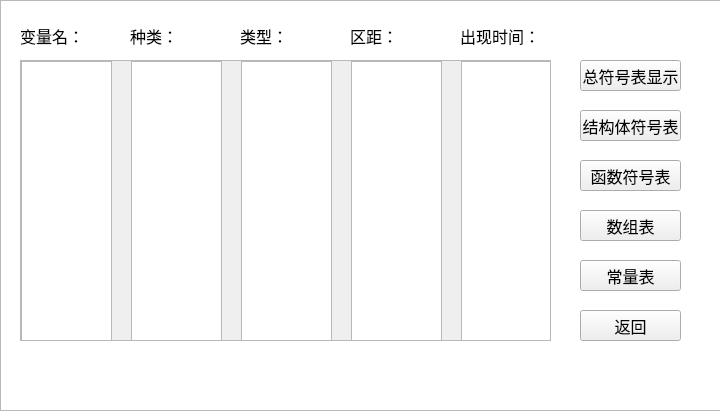
<?xml version="1.0" encoding="UTF-8"?>
<ui version="4.0">
 <class>s_table</class>
 <widget class="QWidget" name="s_table">
  <property name="geometry">
   <rect>
    <x>0</x>
    <y>0</y>
    <width>720</width>
    <height>411</height>
   </rect>
  </property>
  <property name="font">
   <font>
    <family>楷体</family>
    <pointsize>12</pointsize>
   </font>
  </property>
  <property name="windowTitle">
   <string>s_table</string>
  </property>
  <property name="styleSheet">
   <string notr="true"/>
  </property>
  <widget class="QPushButton" name="pushButton">
   <property name="geometry">
    <rect>
     <x>580</x>
     <y>60</y>
     <width>101</width>
     <height>31</height>
    </rect>
   </property>
   <property name="font">
    <font>
     <family>楷体</family>
     <pointsize>12</pointsize>
    </font>
   </property>
   <property name="styleSheet">
    <string notr="true">background-image: url(:/new/prefix1/cpl_image/1 (11).jpg);</string>
   </property>
   <property name="text">
    <string>总符号表显示</string>
   </property>
  </widget>
  <widget class="QPushButton" name="pushButton_2">
   <property name="geometry">
    <rect>
     <x>580</x>
     <y>310</y>
     <width>101</width>
     <height>31</height>
    </rect>
   </property>
   <property name="font">
    <font>
     <family>楷体</family>
     <pointsize>12</pointsize>
    </font>
   </property>
   <property name="styleSheet">
    <string notr="true">background-image: url(:/new/prefix1/cpl_image/1 (11).jpg);</string>
   </property>
   <property name="text">
    <string>返回</string>
   </property>
  </widget>
  <widget class="QScrollArea" name="scrollArea">
   <property name="geometry">
    <rect>
     <x>20</x>
     <y>60</y>
     <width>531</width>
     <height>281</height>
    </rect>
   </property>
   <property name="styleSheet">
    <string notr="true">background-image: url(:/new/prefix1/cpl_image/1 (11).jpg);</string>
   </property>
   <property name="widgetResizable">
    <bool>true</bool>
   </property>
   <widget class="QWidget" name="scrollAreaWidgetContents">
    <property name="geometry">
     <rect>
      <x>0</x>
      <y>0</y>
      <width>529</width>
      <height>279</height>
     </rect>
    </property>
    <widget class="QListWidget" name="listWidget">
     <property name="geometry">
      <rect>
       <x>0</x>
       <y>0</y>
       <width>91</width>
       <height>281</height>
      </rect>
     </property>
     <property name="font">
      <font>
       <pointsize>9</pointsize>
      </font>
     </property>
     <property name="styleSheet">
      <string notr="true">background-image: url(:/new/prefix1/cpl_image/1 (8).jpg);</string>
     </property>
    </widget>
    <widget class="QListWidget" name="listWidget_2">
     <property name="geometry">
      <rect>
       <x>110</x>
       <y>0</y>
       <width>91</width>
       <height>281</height>
      </rect>
     </property>
     <property name="font">
      <font>
       <pointsize>9</pointsize>
      </font>
     </property>
     <property name="styleSheet">
      <string notr="true">background-image: url(:/new/prefix1/cpl_image/1 (8).jpg);</string>
     </property>
    </widget>
    <widget class="QListWidget" name="listWidget_3">
     <property name="geometry">
      <rect>
       <x>220</x>
       <y>0</y>
       <width>91</width>
       <height>281</height>
      </rect>
     </property>
     <property name="font">
      <font>
       <pointsize>9</pointsize>
      </font>
     </property>
     <property name="styleSheet">
      <string notr="true">background-image: url(:/new/prefix1/cpl_image/1 (8).jpg);</string>
     </property>
    </widget>
    <widget class="QListWidget" name="listWidget_4">
     <property name="geometry">
      <rect>
       <x>330</x>
       <y>0</y>
       <width>91</width>
       <height>281</height>
      </rect>
     </property>
     <property name="font">
      <font>
       <pointsize>9</pointsize>
      </font>
     </property>
     <property name="styleSheet">
      <string notr="true">background-image: url(:/new/prefix1/cpl_image/1 (8).jpg);</string>
     </property>
    </widget>
    <widget class="QListWidget" name="listWidget_5">
     <property name="geometry">
      <rect>
       <x>440</x>
       <y>0</y>
       <width>91</width>
       <height>281</height>
      </rect>
     </property>
     <property name="font">
      <font>
       <pointsize>9</pointsize>
      </font>
     </property>
     <property name="styleSheet">
      <string notr="true">background-image: url(:/new/prefix1/cpl_image/1 (8).jpg);</string>
     </property>
    </widget>
   </widget>
  </widget>
  <widget class="QLabel" name="label">
   <property name="geometry">
    <rect>
     <x>20</x>
     <y>20</y>
     <width>91</width>
     <height>31</height>
    </rect>
   </property>
   <property name="font">
    <font>
     <family>楷体</family>
     <pointsize>12</pointsize>
    </font>
   </property>
   <property name="styleSheet">
    <string notr="true"/>
   </property>
   <property name="text">
    <string>变量名：</string>
   </property>
  </widget>
  <widget class="QLabel" name="label_2">
   <property name="geometry">
    <rect>
     <x>130</x>
     <y>20</y>
     <width>91</width>
     <height>31</height>
    </rect>
   </property>
   <property name="font">
    <font>
     <family>楷体</family>
     <pointsize>12</pointsize>
    </font>
   </property>
   <property name="text">
    <string>种类：</string>
   </property>
  </widget>
  <widget class="QLabel" name="label_3">
   <property name="geometry">
    <rect>
     <x>240</x>
     <y>20</y>
     <width>91</width>
     <height>31</height>
    </rect>
   </property>
   <property name="font">
    <font>
     <family>楷体</family>
     <pointsize>12</pointsize>
    </font>
   </property>
   <property name="text">
    <string>类型：</string>
   </property>
  </widget>
  <widget class="QLabel" name="label_4">
   <property name="geometry">
    <rect>
     <x>350</x>
     <y>20</y>
     <width>91</width>
     <height>31</height>
    </rect>
   </property>
   <property name="font">
    <font>
     <family>楷体</family>
     <pointsize>12</pointsize>
    </font>
   </property>
   <property name="text">
    <string>区距：</string>
   </property>
  </widget>
  <widget class="QLabel" name="label_5">
   <property name="geometry">
    <rect>
     <x>460</x>
     <y>20</y>
     <width>91</width>
     <height>31</height>
    </rect>
   </property>
   <property name="font">
    <font>
     <family>楷体</family>
     <pointsize>12</pointsize>
    </font>
   </property>
   <property name="text">
    <string>出现时间：</string>
   </property>
  </widget>
  <widget class="QPushButton" name="pushButton_3">
   <property name="geometry">
    <rect>
     <x>580</x>
     <y>110</y>
     <width>101</width>
     <height>31</height>
    </rect>
   </property>
   <property name="font">
    <font>
     <family>楷体</family>
     <pointsize>12</pointsize>
    </font>
   </property>
   <property name="styleSheet">
    <string notr="true">background-image: url(:/new/prefix1/cpl_image/1 (11).jpg);</string>
   </property>
   <property name="text">
    <string>结构体符号表</string>
   </property>
  </widget>
  <widget class="QPushButton" name="pushButton_4">
   <property name="geometry">
    <rect>
     <x>580</x>
     <y>160</y>
     <width>101</width>
     <height>31</height>
    </rect>
   </property>
   <property name="font">
    <font>
     <family>楷体</family>
     <pointsize>12</pointsize>
    </font>
   </property>
   <property name="styleSheet">
    <string notr="true">background-image: url(:/new/prefix1/cpl_image/1 (11).jpg);</string>
   </property>
   <property name="text">
    <string>函数符号表</string>
   </property>
  </widget>
  <widget class="QPushButton" name="pushButton_5">
   <property name="geometry">
    <rect>
     <x>580</x>
     <y>210</y>
     <width>101</width>
     <height>31</height>
    </rect>
   </property>
   <property name="font">
    <font>
     <family>楷体</family>
     <pointsize>12</pointsize>
    </font>
   </property>
   <property name="styleSheet">
    <string notr="true">background-image: url(:/new/prefix1/cpl_image/1 (11).jpg);</string>
   </property>
   <property name="text">
    <string>数组表</string>
   </property>
  </widget>
  <widget class="QPushButton" name="pushButton_6">
   <property name="geometry">
    <rect>
     <x>580</x>
     <y>260</y>
     <width>101</width>
     <height>31</height>
    </rect>
   </property>
   <property name="font">
    <font>
     <family>楷体</family>
     <pointsize>12</pointsize>
    </font>
   </property>
   <property name="styleSheet">
    <string notr="true">background-image: url(:/new/prefix1/cpl_image/1 (11).jpg);</string>
   </property>
   <property name="text">
    <string>常量表</string>
   </property>
  </widget>
  <widget class="QListWidget" name="listWidget_6">
   <property name="geometry">
    <rect>
     <x>0</x>
     <y>0</y>
     <width>721</width>
     <height>411</height>
    </rect>
   </property>
   <property name="styleSheet">
    <string notr="true">border-image: url(:/new/prefix1/cpl_image/1 (11).jpg);</string>
   </property>
  </widget>
  <zorder>listWidget_6</zorder>
  <zorder>pushButton</zorder>
  <zorder>pushButton_2</zorder>
  <zorder>scrollArea</zorder>
  <zorder>label</zorder>
  <zorder>label_2</zorder>
  <zorder>label_3</zorder>
  <zorder>label_4</zorder>
  <zorder>label_5</zorder>
  <zorder>pushButton_3</zorder>
  <zorder>pushButton_4</zorder>
  <zorder>pushButton_5</zorder>
  <zorder>pushButton_6</zorder>
 </widget>
 <resources/>
 <connections/>
</ui>
